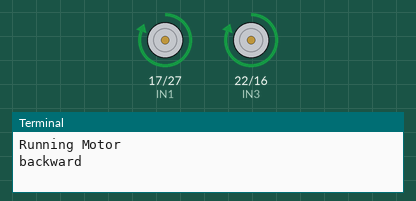
Bench run of a program on a simulated Raspberry Pi (BCM pin numbers), started with the arguments --time_sleep 3 --direction 3. Parts: motor-driver pin pairs drawn as motors (green arrow = first pin HIGH = forward, orange = second pin HIGH = backward, longer = more drive), the last lines printed to the terminal. At 3.0 s the program stops and its outputs stay as they are.

Above: at 0.1 s.
At 3.1 s:
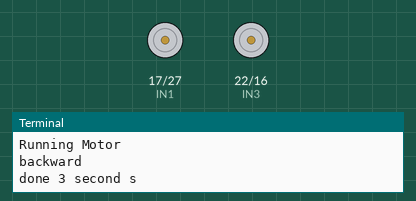
Timing chart, 0 to 4.5 s (numbered marks = the images above):
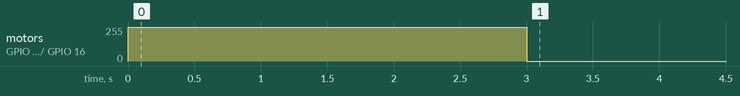

The program:

motor.py
```python
import RPi.GPIO as GPIO
import time
import argparse

parser = argparse.ArgumentParser()
parser.add_argument('-t','--time_sleep',type=int,required=True)
parser.add_argument('-d','--direction',type=int,required=True)
args= parser.parse_args()

# Define pinout
IN1 = 17
IN2 = 27
IN3 = 22
IN4 = 16

GPIO.setmode(GPIO.BCM)
GPIO.setup(IN1, GPIO.OUT)
GPIO.setup(IN2, GPIO.OUT)
GPIO.setup(IN3, GPIO.OUT)
GPIO.setup(IN4,GPIO.OUT)

def run_motor(time_sleep,direction):
    print("Running Motor")
    if direction == 1:
        print("forward")
        GPIO.output(IN1,GPIO.LOW)
        GPIO.output(IN2,GPIO.HIGH)
        GPIO.output(IN3,GPIO.LOW)
        GPIO.output(IN4,GPIO.HIGH)
    else:
        print("backward")
        GPIO.output(IN1,GPIO.HIGH)
        GPIO.output(IN2,GPIO.LOW)
        GPIO.output(IN3,GPIO.HIGH)
        GPIO.output(IN4,GPIO.LOW)
    time.sleep(time_sleep)
    print(f"done {time_sleep} second s")
    GPIO.cleanup()


if __name__ == "__main__":
    run_motor(args.time_sleep,args.direction)
```

Measured:
- by itself, motor on GPIO 17 (IN1) / GPIO 27 (IN2), motor on GPIO 22 (IN3) / GPIO 16 (IN4): stopped → forward 255/255 at 0.00 s, → stopped 3.0 s later
